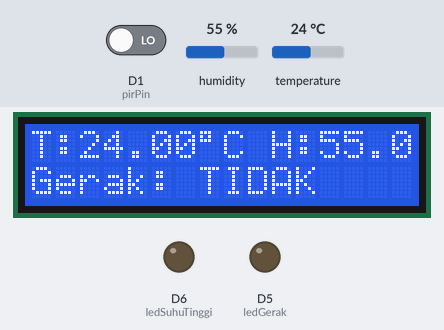
Recording of a sketch running on a simulated ESP8266 (NodeMCU). On the bench: 16×2 character LCD, output pins drawn as LEDs (lit = HIGH). The test bench sets the inputs (shaded band); at power-on: D1 (pirPin) LOW, temperature 24 °C, humidity 55 %. WiFi joins after 1.5 s; servers stay silent unless stated; what the sketch prints to the serial monitor is not drawn.

Above: at 3.5 s.
3.6 s: D1 (pirPin) driven HIGH
At 5.1 s:
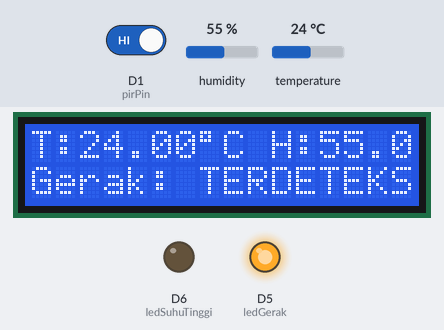
5.4 s: temperature set to 34.4 °C
At 6.8 s:
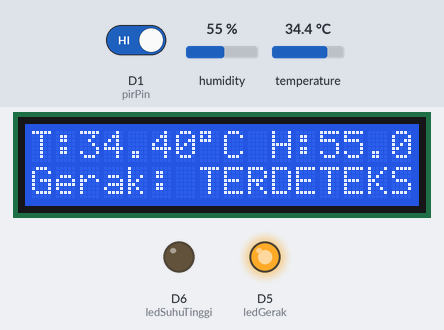
7.4 s: temperature set to 35.6 °C
At 10.1 s:
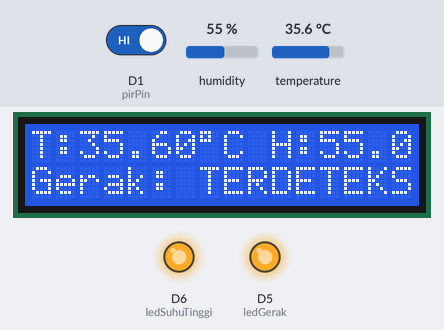
10.4 s: D1 (pirPin) driven LOW
At 11.6 s:
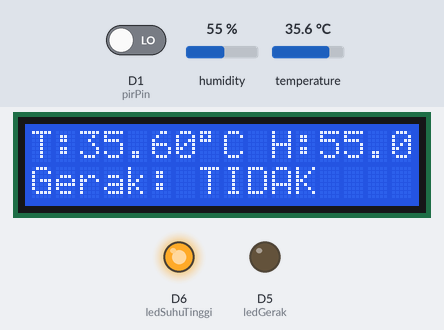
12.4 s: humidity set to 22 %
At 16.0 s:
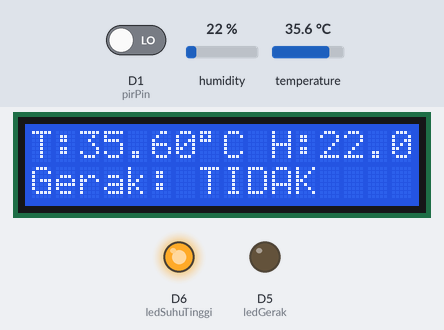
16.4 s: humidity set to 40 %
At 18.3 s:
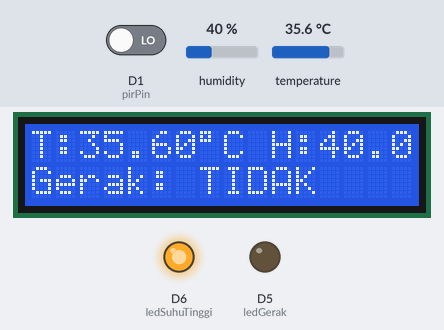
Timing chart, 0 to 19.8 s (numbered marks = the images above; inputs shaded):
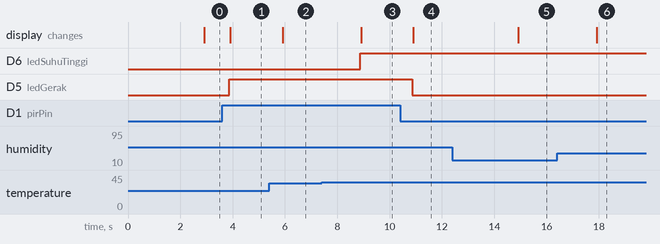

Measured:
- the behaviour switches between 35 and 35.1 °C on temperature (found by bisection; images 2 and 3)
- after the input at 3.6 s, D5 (ledGerak): LOW → HIGH after 0.27 s; the display: changes after 0.31 s (image 1)
- after the input at 5.4 s, the display: changes after 0.51 s (image 2)
- after the input at 7.4 s, D6 (ledSuhuTinggi): LOW → HIGH after 1.5 s; the display: changes after 1.5 s (image 3)
- after the input at 10.4 s, D5 (ledGerak): HIGH → LOW after 0.47 s; the display: changes after 0.51 s (image 4)
- after the input at 12.4 s, the display: changes after 2.5 s (image 5)
- after the input at 16.4 s, the display: changes after 1.5 s (image 6)

The sketch:

SmartHomeIOT.ino
```cpp
#define BLYNK_TEMPLATE_ID "TMPLxxxxxxx"
#define BLYNK_TEMPLATE_NAME "YourTemplateName"
#define BLYNK_AUTH_TOKEN "xxxxxxxxxxxxx"

#include <ESP8266WiFi.h>
#include <BlynkSimpleEsp8266.h>
#include <DHT.h>
#include <Wire.h>
#include <LiquidCrystal_I2C.h>

char ssid[] = "Nuju Coffee Kedaton";
char pass[] = "zozogakmahallagi";

// ===== KONFIGURASI PIN =====
#define DHTPIN D2                        // D4 = GPIO2, D2 = GPIO4 (sesuaikan dgn board kamu)
#define DHTTYPE DHT22
const int pirPin = D1;                  // sesuaikan dengan wiring di ESP8266 kamu
const int ledGerak = D5;
const int ledSuhuTinggi = D6;

DHT dht(DHTPIN, DHTTYPE);
LiquidCrystal_I2C lcd(0x27, 16, 2);
BlynkTimer timer;

void kirimDataKeBlynk() {
  float suhu = dht.readTemperature();
  float kelembapan = dht.readHumidity();
  int motion = digitalRead(pirPin);

  Blynk.virtualWrite(V0, suhu);
  Blynk.virtualWrite(V1, kelembapan);
  Blynk.virtualWrite(V2, motion == HIGH ? "Terdeteksi" : "Tidak");

  digitalWrite(ledGerak, motion == HIGH ? HIGH : LOW);
  digitalWrite(ledSuhuTinggi, suhu > 35 ? HIGH : LOW);

  lcd.setCursor(0, 0);
  lcd.print("T:");
  lcd.print(suhu);
  lcd.print((char)223);
  lcd.print("C H:");
  lcd.print(kelembapan);
  lcd.print("% ");

  lcd.setCursor(0, 1);
  lcd.print("Gerak: ");
  lcd.print(motion == HIGH ? "TERDETEKSI " : "TIDAK     ");

  Serial.print("Suhu: ");
  Serial.print(suhu);
  Serial.print(" C, Kelembapan: ");
  Serial.print(kelembapan);
  Serial.print(" %, Gerakan: ");
  Serial.print(motion == HIGH ? "Terdeteksi" : "Tidak");
  Serial.print(", Suhu Tinggi: ");
  Serial.println(suhu > 35 ? "YA" : "TIDAK");
}

void setup() {
  Serial.begin(115200);

  pinMode(pirPin, INPUT);
  pinMode(ledGerak, OUTPUT);
  pinMode(ledSuhuTinggi, OUTPUT);

  dht.begin();
  lcd.begin(16, 2);
  lcd.backlight();

  WiFi.begin(ssid, pass);
  Blynk.begin(BLYNK_AUTH_TOKEN, ssid, pass);

  timer.setInterval(1000L, kirimDataKeBlynk);
}

void loop() {
  Blynk.run();
  timer.run();
}
```
